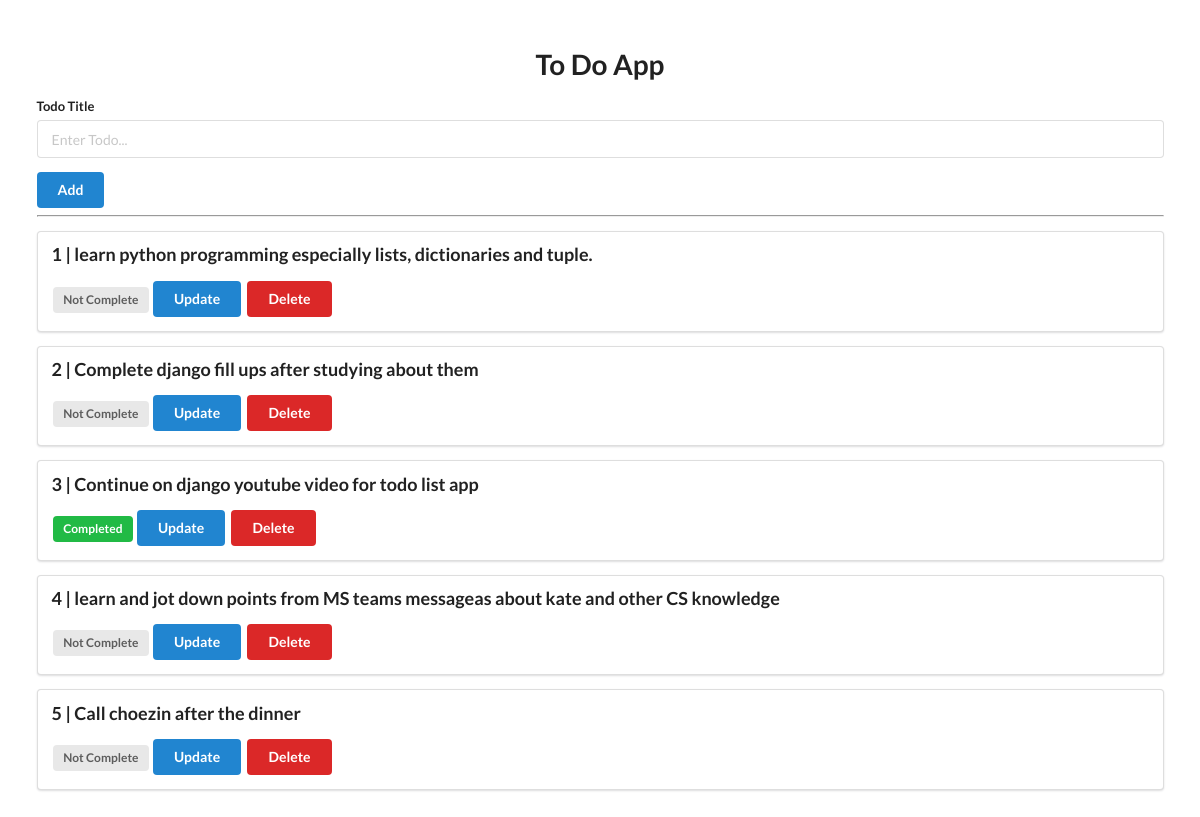
The page / on the database its author committed.
### todolist/models.py (models this page shows, shortened)
class Todo(models.Model):
    title = models.CharField(max_length=350)
    complete = models.BooleanField(default=False)

### todolist/views.py (the view)
# urls.py: path('', views.index, name="index"),
def index(request):
    todos = Todo.objects.all()
    return render(request, "base.html", {"todo_list":todos})

### templates/base.html (shortened to what this page needs)
<!DOCTYPE html>
<html lang="en">
<head>
    <link rel="stylesheet" href="https://cdn.jsdelivr.net/npm/semantic-ui@2.4.2/dist/semantic.min.css">
</head>
<body>
    <div style="margin-top: 50px;" class="ui container">
        <h1 class="ui center aligned header">To Do App</h1>
        <form class="ui form" action="/add" method="post">
            <div class="field">
                <label>Todo Title</label>
                <input type="text" name="title" placeholder="Enter Todo..."><br>
            </div>
            <button class="ui blue button" type="submit">Add</button>
        </form>
        <hr>
        {% for todo in todo_list %}
        <div class="ui segment">
            <p class="ui big header">{{ todo.id }} | {{ todo.title }}</p>
            {% if todo.complete == False %}
            <span class="ui gray label">Not Complete</span>
            {% else %}
            <span class="ui green label">Completed</span>
            {% endif %}
            <a class="ui blue button" href="/update/{{ todo.id }}">Update</a>
            <a class="ui red button" href="/delete/{{ todo.id }}">Delete</a>
        </div>
        {% endfor %}
    </div>
</body>
</html>

### rows shown on the page
Todo: id "1", title "learn python programming especially lists, dictionaries and tuple.", complete "Not Complete"
Todo: id "2", title "Complete django fill ups after studying about them", complete "Not Complete"
Todo: id "3", title "Continue on django youtube video for todo list app", complete "Completed"
Todo: id "4", title "learn and jot down points from MS teams messageas about kate and other CS knowledge", complete "Not Complete"
Todo: id "5", title "Call choezin after the dinner", complete "Not Complete"
